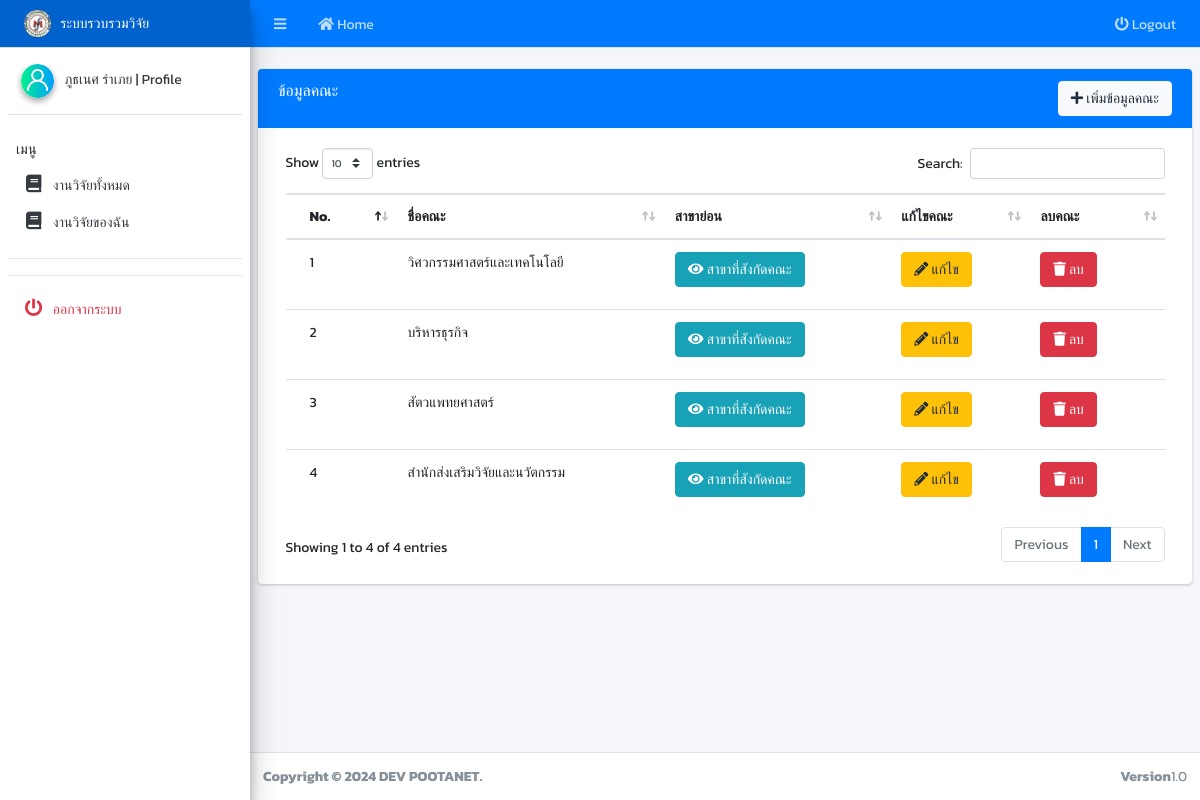
Page /site/list_faculties.php (signed in) on the committed database.
### tables this page shows
CREATE TABLE `faculties` (
  `fac_id` int(11) NOT NULL,
  `fac_name` varchar(100) NOT NULL,
  `fac_status` int(11) NOT NULL DEFAULT 1
);

### site/list_faculties.php (the view, shortened to what this page needs)
<?php
include("header.php");
$query_fac = "SELECT * FROM faculties WHERE fac_status='1'" ;
$rs_fac = mysqli_query($condb, $query_fac);
?>
  <br>
  <section class="content">
  <div class="card card-primary">
      <div class="card-header ">
        <h3 class="card-title">ข้อมูลคณะ</h3>
        <div align="right">
          <button type="button" class="btn btn-light" data-toggle="modal" data-target="#exampleModal"><i class="fa fa-plus"></i> เพิ่มข้อมูลคณะ</button>
        </div>
      </div>
      <div class="card-body">
        <div class="container-fluid">
          <div class="row">
            <div class="col-md-12">
              <div class="card-body table-responsive p-0">
              <table id="example1" class="table table-head-fixed text-nowrap">
                <thead>
                  <tr class="danger">
                    <th>No.</th>
                    <th>ชื่อคณะ</th>
                    <th>สาขาย่อน</th>
                    <th>แก้ไขคณะ</th>
                    <th>ลบคณะ</th>
                  </tr>
                </thead>
                <tbody>
                  <?php foreach ($rs_fac as $row_fac) { ?>
                  <tr>
                    <td><?php echo @$l+=1; ?></td>
                    <td><?php echo $row_fac['fac_name']; ?></td>
                    <td>
                      <a href="" class="btn btn-info" target="" data-toggle="modal" data-target="#Modal<?php echo $row_fac['fac_id'];?>"><i class="fas fas fa-eye"></i> สาขาที่สังกัดคณะ</a>
                    </td>
                    <td>
                      <p style="margin-bottom: 10px;">
                        <a href="edit_faculties.php?fac_id=<?php echo $row_fac['fac_id']; ?>" class="btn btn-warning"><i class="fas fa-pencil-alt"></i> แก้ไข</a>
                      </p>
                    </td>
                    <td><a href="faculties_db.php?fac_id=<?php echo $row_fac['fac_id']; ?>&&faculties=del" onclick="return confirm('ต้องการลบข้อมูลนี้ใช่หรือไม่')" class="del-btn btn btn-danger"><i class="fas fas fa-trash"></i>  ลบ</a></td>
                  </tr>
                  <?php }?>
                </tbody>
              </table>
              </div>
            </div>
          </div>
        </div>
      </div>
  </div>
  </section>
  <?php include('footer.php'); ?>
</body>
</html>

### site/head.php (style rules this page uses)
body { font-family: 'Kanit', sans-serif; font-size: 14px; }

### rows in the picture
faculties: l "1", fac_name "วิศวกรรมศาสตร์และเทคโนโลยี"
faculties: l "2", fac_name "บริหารธุรกิจ"
faculties: l "3", fac_name "สัตวแพทยศาสตร์"
faculties: l "4", fac_name "สำนักส่งเสริมวิจัยและนวัตกรรม"

### other values in the picture
$_SESSION['mem_name'] "ภูธเนศ รำเภย"
